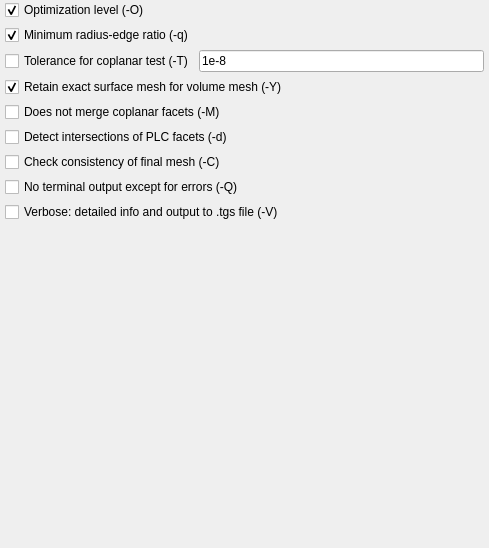
           <widget class="QWidget" name="page_4">
            <property name="geometry">
             <rect>
              <x>0</x>
              <y>0</y>
              <width>489</width>
              <height>548</height>
             </rect>
            </property>
            <attribute name="label">
             <string>Advanced Flags</string>
            </attribute>
            <layout class="QVBoxLayout" name="verticalLayout_11">
             <property name="spacing">
              <number>5</number>
             </property>
             <property name="leftMargin">
              <number>0</number>
             </property>
             <property name="topMargin">
              <number>0</number>
             </property>
             <property name="rightMargin">
              <number>0</number>
             </property>
             <property name="bottomMargin">
              <number>0</number>
             </property>
             <item>
              <widget class="QWidget" name="widgetAdvancedFlagsT" native="true">
               <layout class="QVBoxLayout" name="verticalLayout_12">
                <property name="spacing">
                 <number>5</number>
                </property>
                <property name="leftMargin">
                 <number>5</number>
                </property>
                <property name="topMargin">
                 <number>0</number>
                </property>
                <property name="rightMargin">
                 <number>5</number>
                </property>
                <property name="bottomMargin">
                 <number>5</number>
                </property>
                <item>
                 <widget class="QWidget" name="widget_12" native="true">
                  <layout class="QHBoxLayout" name="horizontalLayout_6">
                   <property name="spacing">
                    <number>5</number>
                   </property>
                   <property name="leftMargin">
                    <number>0</number>
                   </property>
                   <property name="topMargin">
                    <number>0</number>
                   </property>
                   <property name="rightMargin">
                    <number>0</number>
                   </property>
                   <property name="bottomMargin">
                    <number>0</number>
                   </property>
                   <item>
                    <widget class="QCheckBox" name="checkBoxFlagO">
                     <property name="text">
                      <string>Optimization level (-O)</string>
                     </property>
                     <property name="checked">
                      <bool>true</bool>
                     </property>
                    </widget>
                   </item>
                   <item>
                    <widget class="ctkSliderWidget" name="sliderFlagO" native="true">
                     <property name="decimals" stdset="0">
                      <number>0</number>
                     </property>
                     <property name="pageStep" stdset="0">
                      <double>1.000000000000000</double>
                     </property>
                     <property name="minimum" stdset="0">
                      <double>1.000000000000000</double>
                     </property>
                     <property name="maximum" stdset="0">
                      <double>7.000000000000000</double>
                     </property>
                     <property name="value" stdset="0">
                      <double>3.000000000000000</double>
                     </property>
                     <property name="tickInterval" stdset="0">
                      <double>1.000000000000000</double>
                     </property>
                    </widget>
                   </item>
                  </layout>
                 </widget>
                </item>
                <item>
                 <widget class="QWidget" name="widget_13" native="true">
                  <layout class="QHBoxLayout" name="horizontalLayout_7">
                   <property name="spacing">
                    <number>5</number>
                   </property>
                   <property name="leftMargin">
                    <number>0</number>
                   </property>
                   <property name="topMargin">
                    <number>0</number>
                   </property>
                   <property name="rightMargin">
                    <number>0</number>
                   </property>
                   <property name="bottomMargin">
                    <number>0</number>
                   </property>
                   <item>
                    <widget class="QCheckBox" name="checkBoxFlagQ">
                     <property name="text">
                      <string>Minimum radius-edge ratio (-q)</string>
                     </property>
                     <property name="checked">
                      <bool>true</bool>
                     </property>
                    </widget>
                   </item>
                   <item>
                    <widget class="ctkSliderWidget" name="sliderFlagQ" native="true">
                     <property name="decimals" stdset="0">
                      <number>1</number>
                     </property>
                     <property name="singleStep" stdset="0">
                      <double>0.100000000000000</double>
                     </property>
                     <property name="pageStep" stdset="0">
                      <double>0.500000000000000</double>
                     </property>
                     <property name="minimum" stdset="0">
                      <double>1.100000000000000</double>
                     </property>
                     <property name="maximum" stdset="0">
                      <double>2.000000000000000</double>
                     </property>
                     <property name="value" stdset="0">
                      <double>1.400000000000000</double>
                     </property>
                    </widget>
                   </item>
                  </layout>
                 </widget>
                </item>
                <item>
                 <widget class="QWidget" name="widget_14" native="true">
                  <layout class="QHBoxLayout" name="horizontalLayout_8">
                   <property name="spacing">
                    <number>5</number>
                   </property>
                   <property name="leftMargin">
                    <number>0</number>
                   </property>
                   <property name="topMargin">
                    <number>0</number>
                   </property>
                   <property name="rightMargin">
                    <number>0</number>
                   </property>
                   <property name="bottomMargin">
                    <number>0</number>
                   </property>
                   <item>
                    <widget class="QCheckBox" name="checkBoxFlagT">
                     <property name="text">
                      <string>Tolerance for coplanar test (-T)</string>
                     </property>
                    </widget>
                   </item>
                   <item>
                    <widget class="QLineEdit" name="lineEditFlagT">
                     <property name="text">
                      <string>1e-8</string>
                     </property>
                    </widget>
                   </item>
                  </layout>
                 </widget>
                </item>
                <item>
                 <widget class="QCheckBox" name="checkBoxFlagY">
                  <property name="text">
                   <string>Retain exact surface mesh for volume mesh (-Y)</string>
                  </property>
                  <property name="checked">
                   <bool>true</bool>
                  </property>
                 </widget>
                </item>
                <item>
                 <widget class="QCheckBox" name="checkBoxFlagM">
                  <property name="text">
                   <string>Does not merge coplanar facets (-M)</string>
                  </property>
                 </widget>
                </item>
                <item>
                 <widget class="QCheckBox" name="checkBoxFlagD">
                  <property name="text">
                   <string>Detect intersections of PLC facets (-d)</string>
                  </property>
                 </widget>
                </item>
                <item>
                 <widget class="QCheckBox" name="checkBoxFlagC">
                  <property name="text">
                   <string>Check consistency of final mesh (-C)</string>
                  </property>
                 </widget>
                </item>
                <item>
                 <widget class="QCheckBox" name="checkBoxFlagQ2">
                  <property name="text">
                   <string>No terminal output except for errors (-Q)</string>
                  </property>
                 </widget>
                </item>
                <item>
                 <widget class="QCheckBox" name="checkBoxFlagV">
                  <property name="text">
                   <string>Verbose: detailed info and output to .tgs file (-V)</string>
                  </property>
                 </widget>
                </item>
               </layout>
              </widget>
             </item>
             <item>
              <spacer name="verticalSpacer_2">
               <property name="orientation">
                <enum>Qt::Vertical</enum>
               </property>
               <property name="sizeHint" stdset="0">
                <size>
                 <width>20</width>
                 <height>40</height>
                </size>
               </property>
              </spacer>
             </item>
            </layout>
           </widget>
